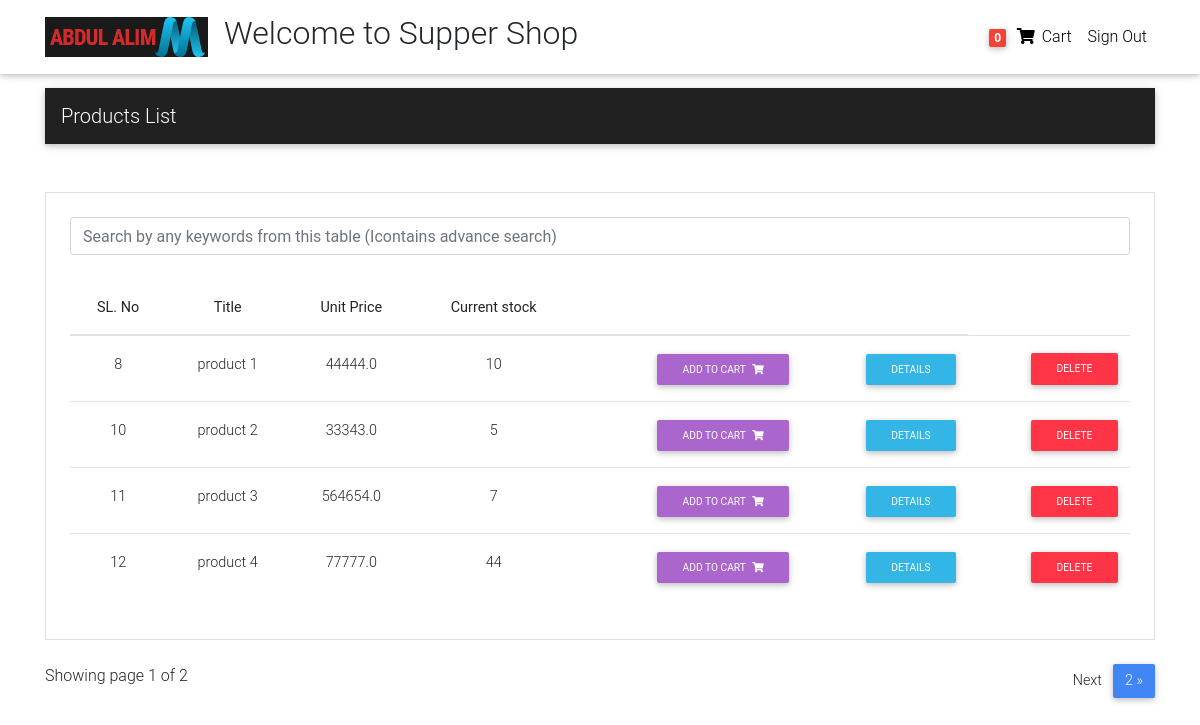
The app's page / (signed in), older data.
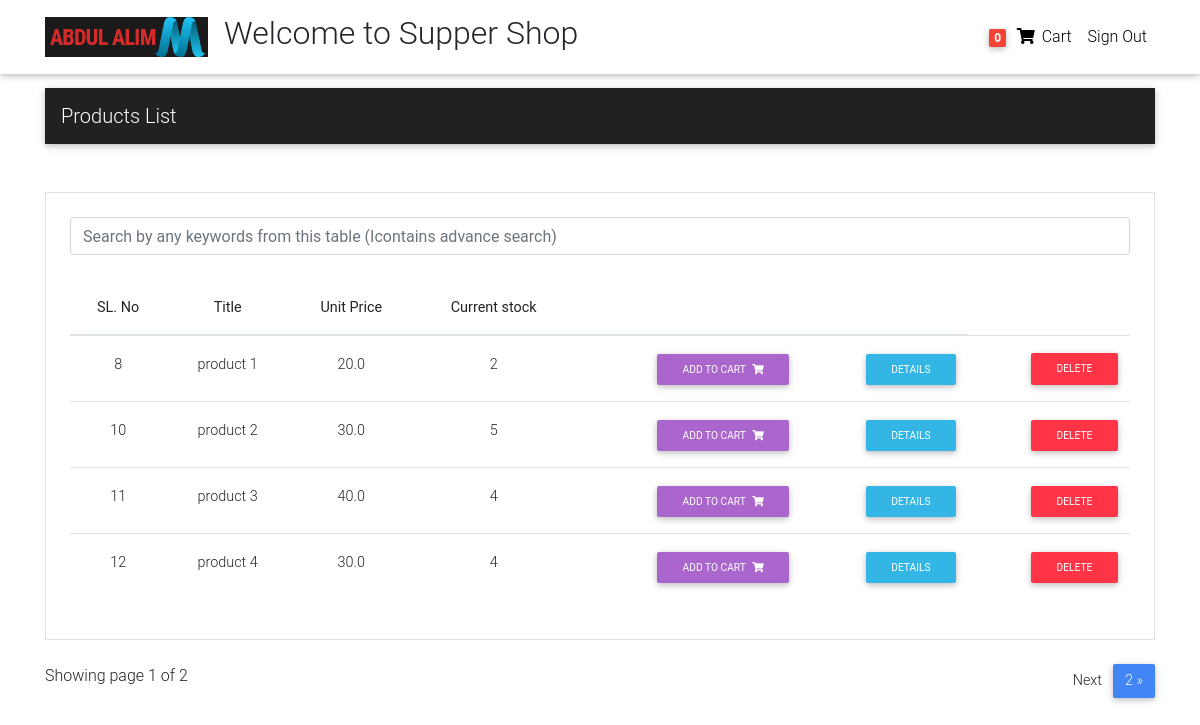
The same page, newer data.
### management/models.py (models this page shows, shortened)
class Item(models.Model):
    title = models.CharField(max_length=100)
    price = models.FloatField()
    discount_price = models.FloatField(blank=True, null=True)
    category = models.CharField(choices=CATEGORY_CHOICES, max_length=2)
    label = models.CharField(choices=LABEL_CHOICES, max_length=1)
    slug = models.SlugField()
    description = models.TextField()
    image = models.ImageField()
    current_stock = models.IntegerField(default=1)
    def get_absolute_url(self):
        return reverse("ecommerce:product", kwargs={"slug": self.slug})
    def get_add_to_cart_url(self):
        return reverse("ecommerce:add-to-cart", kwargs={"slug": self.slug})

### management/views.py (the view)
# urls.py: path('', HomeView.as_view(), name='home'),
class HomeView(ListView):
    model = Item
    paginate_by = 4
    template_name = "home.html"

### management/templatetags/cart_template_tags.py (called while the page is built)
@register.filter
def cart_item_count(user):
    if user.is_authenticated:
        qs = Order.objects.filter(user=user,ordered=False)
        if qs.exists():
            return qs[0].items.count()
    return 0

### templates/home.html (shortened to what this page needs)
{% extends 'base.html' %}
{% load static %}
{% block content %}
{% if request.user.is_authenticated %}
  <main>
    <div class="container">
      <nav class="navbar navbar-expand-lg navbar-dark bg-dark lighten-3 mt-3 mb-5">
        <span class="navbar-brand" style="text-align: center;">Products List</span>
      </nav>
      {% if object_list %}
      <section class="border p-4 mb-4">
        <div class="input-group mb-4">
          <input type="text" class="form-control" id="searchField" placeholder="Search by any keywords from this table (Icontains advance search)" >
        </div>
        <div id="datatable-advanced-search" class="datatable">
          <div class="datatable-inner table-responsive ps" style="overflow: auto; position: relative;">
            <div class="main-table">
              <table class="table datatable-table">
                <thead class="datatable-header">
                  <tr>
                    <th style="text-align: center;">SL. No</th>
                    <th style="text-align: center;"></i> Title</th>
                    <th style="text-align: center;"> Unit Price</th>
                    <th style="text-align: center;"> Current stock</th>
                    <th></th>
                    <th></th>
                  </tr>
                </thead>
                <tbody>
                  {% for item in object_list %}
                  <tr scope="row">
                    <td style="text-align: center;" >{{item.id}}</td>
                    <td style="text-align: center;" >{{item.title}}</td>
                    <td style="text-align: center;" >{{item.price}}</td>
                    <td style="text-align: center;" >{{item.current_stock}}</td>
                    <td style="text-align: right;"><a href="{{item.get_add_to_cart_url}}" class="btn btn-sm btn-secondary">Add to cart <i class="fas fa-shopping-cart ml-1"></i></a></td>
                    <td style="text-align: right;"><a href="{{item.get_absolute_url}}" class="btn btn-sm btn-info">Details</a></td>
                    <td style="text-align: right;"><a href="{% url 'ecommerce:product-delete' item.id %}" class="btn btn-sm btn-danger">Delete</a></td>
                  </tr>
                  {% endfor %}
                </tbody>
              </table>
            </div>
          </div>
        </div>
      </section>
        <div class="pagination-container">
          <div>
              Showing page {{page_obj.number}} of {{page_obj.paginator.num_pages}}
              <ul class="pagination align-right float-right mr-auto">
                {% if page_obj.has_next %}
                    <li class="page-item"><a class="page-link" href="?page={{page_obj.next_page_number}}">Next</a></li>
                    <li class="page-item active" ><a class="page-link" href="?page={{page_obj.paginator.num_pages}}">{{page_obj.paginator.num_pages}} &raquo;</a></li>
                {% endif %}
            </ul>
          </div>
        </div>
      {% else %}
        <p style="text-align: center;">You have not enough products to display</p>
      {% endif %}
    </div>
  </main>
{% endif %}
{% endblock content %}

### templates/base.html (shortened to what this page needs)
{% load static %}
<!DOCTYPE html>
<html lang="en">
{% include 'head.html' %}
<body>
{% include 'navbar.html' %}
    <div class="mt-5 pt-4">
    </div>
    {% block content %}
    {% endblock content %}
</body>
</html>

### templates/head.html (shortened to what this page needs)
{% load static %}
<head>
  <link rel="stylesheet" href="https://use.fontawesome.com/releases/v5.11.2/css/all.css">
  <link href="{% static 'css/bootstrap.min.css'%}" rel="stylesheet">
  <link href="{% static 'css/mdb.min.css'%}" rel="stylesheet">
  <link href="{% static 'css/style.min.css'%}" rel="stylesheet">
</head>

### templates/navbar.html (shortened to what this page needs)
  {% load static %}
  {% load cart_template_tags %}
  <nav class="navbar fixed-top navbar-expand-lg navbar-light white scrolling-navbar">
    <div class="container">
      <a class="navbar-brand waves-effect" href="{% url 'ecommerce:home' %}">
        <img src="{% static 'img/logo.jpg' %}">
      </a>
      <h2>Welcome to Supper Shop</h2>
      <div class="collapse navbar-collapse" id="navbarSupportedContent">
        <ul class="navbar-nav nav-flex-icons ml-auto">
          {% if request.user.is_authenticated %}
          <li class="nav-item">
            <a href="{% url 'ecommerce:order-summary' %}" class="nav-link waves-effect">
              <span class="badge red z-depth-1 mr-1"> {{request.user | cart_item_count}} </span>
              <i class="fas fa-shopping-cart"></i>
              <span class="clearfix d-none d-sm-inline-block"> Cart </span>
            </a>
          </li>
          <li class="nav-item">
            <a class="nav-link waves-effect" href="{% url 'account_logout' %}">
              <span class="clearfix d-none d-sm-inline-block"> Sign Out </span>
            </a>
          </li>
          {% endif %}
        </ul>
      </div>
    </div>
  </nav>

### templates/scripts.html (shortened to what this page needs)
{% load static %}

### templates/head.html (style rules this page uses)
html, body, header, .carousel { height: 60vh; }

Row changes from the older to the newer data that the page shows:
changed Item "product 1": price "44444.0" → "20.0"; current_stock "10" → "2"
changed Item "product 2": price "33343.0" → "30.0"
changed Item "product 3": price "564654.0" → "40.0"; current_stock "7" → "4"
changed Item "product 4": price "77777.0" → "30.0"; current_stock "44" → "4"
